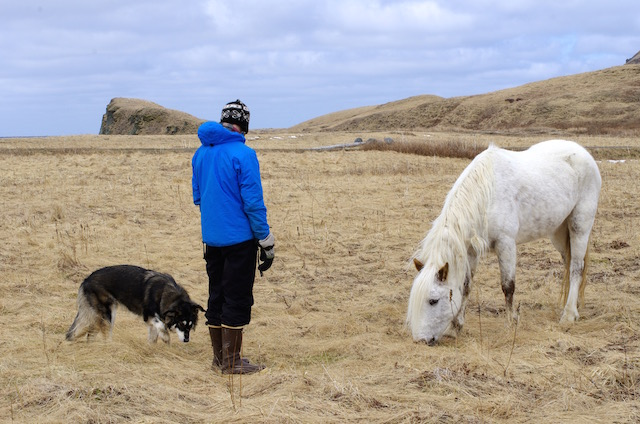
#> input picture data/person.jpg, 640 x 424 px
$ python -i edgeDetection_rs.py   (imports and definitions only)   (older library calls are emulated)
#> lines starting #> are read from the running program, lines starting #| are printed output that depends on the picture; after the words box and inside, x2 and y2 are one past the last pixel; in counts of white or black regions, pixels touching at a corner belong together
#> further down, picture is the input picture: shape (424, 640, 3); mean B, G, R 154.7, 160.1, 166.5
import cv2
import numpy as np
import math
import pyrealsense2 as rs

# Initialize the parameters
rotate_angle = 30.5
round_value = 4

def objectTrack(frame): #mask the frame to get the blue object
    frame = cv2.GaussianBlur(frame, (5,5), 0)

    # Convert BGR to HSV
    hsv = cv2.cvtColor(frame, cv2.COLOR_BGR2HSV)
#> hsv: shape (424, 640, 3); mean H, S, V 48.5, 70.4, 185.6

    # define range of blue color in HSV
    lower_blue = np.array([110,50,50])
    upper_blue = np.array([130,255,255])
    #lower_blue = np.array([0,100,100])
    #upper_blue = np.array([20,255,255])

    # Threshold the HSV image to get only blue colors
    mask = cv2.inRange(hsv, lower_blue, upper_blue)
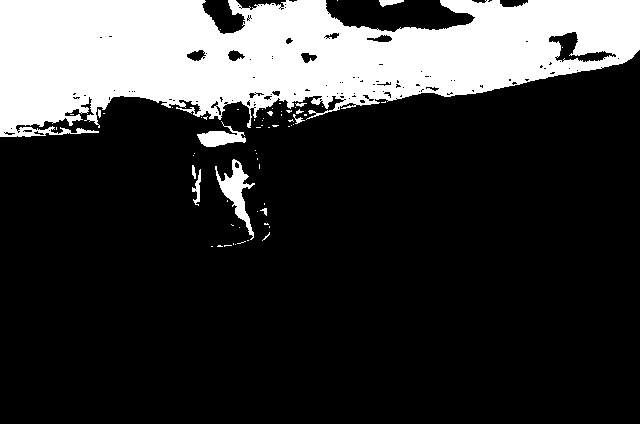
#> mask: shape (424, 640); 21.9% white; 64 white regions (53 under 20 px), largest, box (x1, y1, x2, y2) and area: (0, 0, 640, 137) 57141, (215, 159, 255, 240) 1009, (197, 121, 246, 147) 580

    # Bitwise-AND mask and original image
    res = cv2.bitwise_and(frame, frame, mask = mask)
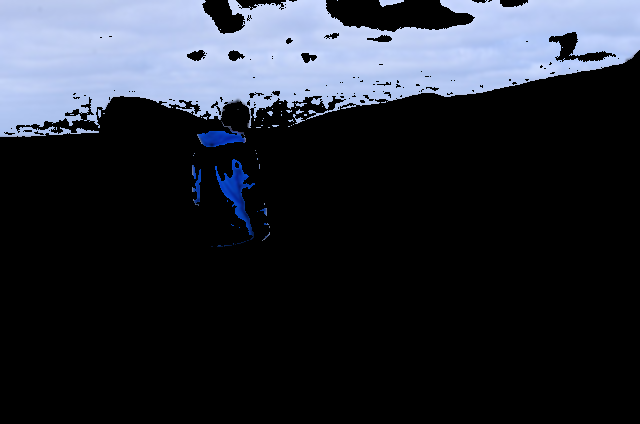
#> res: shape (424, 640, 3); mean of channels 0, 1, 2 52.6, 43.3, 39.3; drawn as B, G, R

    return res

# [123 lines left out: functions findBigContour, findPixelLocation, distanceToOriginal, toObjLocation, rotate_coordinate, get_deprojection_position, not called in this run]

# [15 lines not run here, left out]
    # [5 lines of commented-out code are left out]

>>> import cv2
>>> picture = cv2.imread('data/person.jpg')
>>> result = objectTrack(picture)
